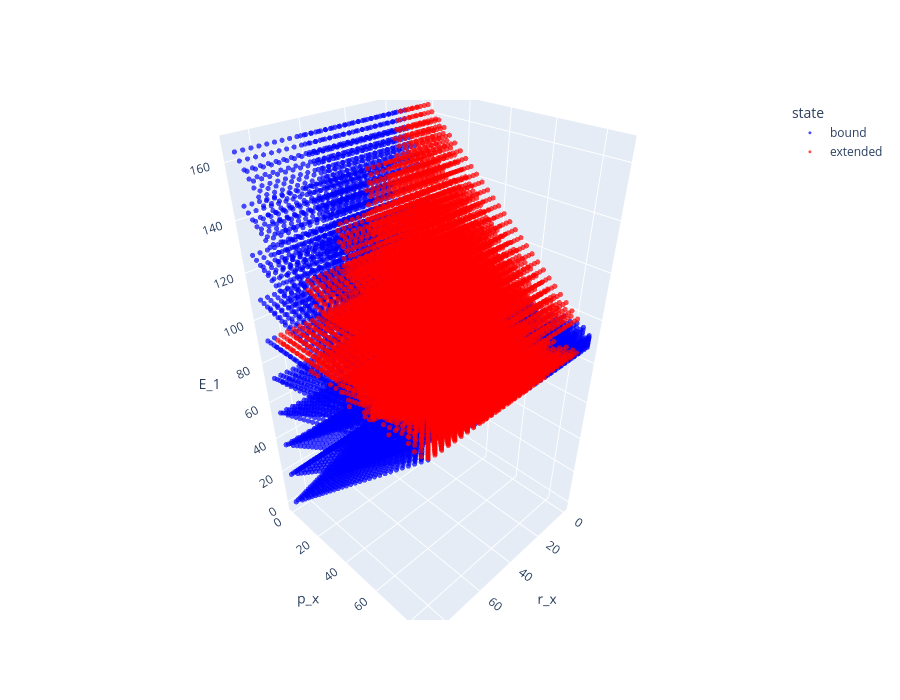

Notebook source saved alongside this figure:
### Code cell
import plotly.graph_objects as go

fig = go.Figure()

for label, color in [("bound", "blue"), ("extended", "red")]:
    mask = state_df["label"] == label
    fig.add_trace(
        go.Scatter3d(
            x=state_df.loc[mask, "r_x"],
            y=state_df.loc[mask, "p_x"],
            z=state_df.loc[mask, "E1"],
            mode="markers",
            marker=dict(size=3, color=color, opacity=0.7),
            name=label,
        )
    )

fig.update_layout(
    scene=dict(
        xaxis_title="r_x",
        yaxis_title="p_x",
        zaxis_title="E_1",
    ),
    legend_title_text="state",
    width=900,
    height=700,
)

fig.show()

### Figure 1 — Plotly figure (JSON) as saved in the notebook; plotly's stock layout.template omitted (floating-point values rounded to 4 significant figures; data arrays with more than 128 entries replaced by an {"elided": "..."} marker saying what was removed)
{"data": [{"marker": {"color": "blue", "opacity": 0.7, "size": 3}, "mode": "markers", "name": "bound", "type": "scatter3d", "x": {"elided": "12483 float values"}, "y": {"elided": "12483 float values"}, "z": {"elided": "12483 float values"}}, {"marker": {"color": "red", "opacity": 0.7, "size": 3}, "mode": "markers", "name": "extended", "type": "scatter3d", "x": {"elided": "21157 float values"}, "y": {"elided": "21157 float values"}, "z": {"elided": "21157 float values"}}], "layout": {"height": 700, "legend": {"title": {"text": "state"}}, "scene": {"xaxis": {"title": {"text": "r_x"}}, "yaxis": {"title": {"text": "p_x"}}, "zaxis": {"title": {"text": "E_1"}}}, "width": 900}}
